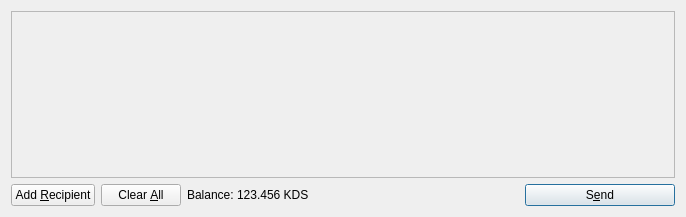
<?xml version="1.0" encoding="UTF-8"?>
<ui version="4.0">
 <class>SendCoinsDialog</class>
 <widget class="QDialog" name="SendCoinsDialog">
  <property name="geometry">
   <rect>
    <x>0</x>
    <y>0</y>
    <width>686</width>
    <height>217</height>
   </rect>
  </property>
  <property name="windowTitle">
   <string>Send Coins</string>
  </property>
  <layout class="QVBoxLayout" name="verticalLayout">
   <item>
    <widget class="QScrollArea" name="scrollArea">
     <property name="widgetResizable">
      <bool>true</bool>
     </property>
     <widget class="QWidget" name="scrollAreaWidgetContents">
      <property name="geometry">
       <rect>
        <x>0</x>
        <y>0</y>
        <width>666</width>
        <height>165</height>
       </rect>
      </property>
      <layout class="QVBoxLayout" name="verticalLayout_2">
       <property name="margin">
        <number>0</number>
       </property>
       <item>
        <layout class="QVBoxLayout" name="entries">
         <property name="spacing">
          <number>6</number>
         </property>
        </layout>
       </item>
       <item>
        <spacer name="verticalSpacer">
         <property name="orientation">
          <enum>Qt::Vertical</enum>
         </property>
         <property name="sizeHint" stdset="0">
          <size>
           <width>20</width>
           <height>40</height>
          </size>
         </property>
        </spacer>
       </item>
      </layout>
     </widget>
    </widget>
   </item>
   <item>
    <layout class="QHBoxLayout" name="horizontalLayout">
     <item>
      <widget class="QPushButton" name="addButton">
       <property name="toolTip">
        <string>Send to multiple recipients at once</string>
       </property>
       <property name="text">
        <string>Add &amp;Recipient</string>
       </property>
       <property name="icon">
        <iconset resource="../bitcoin.qrc">
         <normaloff>:/icons/add</normaloff>:/icons/add</iconset>
       </property>
       <property name="autoDefault">
        <bool>false</bool>
       </property>
      </widget>
     </item>
     <item>
      <widget class="QPushButton" name="clearButton">
       <property name="sizePolicy">
        <sizepolicy hsizetype="Minimum" vsizetype="Fixed">
         <horstretch>0</horstretch>
         <verstretch>0</verstretch>
        </sizepolicy>
       </property>
       <property name="toolTip">
        <string>Remove all transaction fields</string>
       </property>
       <property name="text">
        <string>Clear &amp;All</string>
       </property>
       <property name="icon">
        <iconset resource="../bitcoin.qrc">
         <normaloff>:/icons/remove</normaloff>:/icons/remove</iconset>
       </property>
       <property name="autoRepeatDelay">
        <number>300</number>
       </property>
       <property name="autoDefault">
        <bool>false</bool>
       </property>
      </widget>
     </item>
     <item>
      <layout class="QHBoxLayout" name="horizontalLayout_2">
       <property name="spacing">
        <number>3</number>
       </property>
       <item>
        <widget class="QLabel" name="label">
         <property name="text">
          <string>Balance:</string>
         </property>
        </widget>
       </item>
       <item>
        <widget class="QLabel" name="labelBalance">
         <property name="cursor">
          <cursorShape>IBeamCursor</cursorShape>
         </property>
         <property name="text">
          <string>123.456 KDS</string>
         </property>
         <property name="textInteractionFlags">
          <set>Qt::LinksAccessibleByMouse|Qt::TextSelectableByKeyboard|Qt::TextSelectableByMouse</set>
         </property>
        </widget>
       </item>
      </layout>
     </item>
     <item>
      <spacer name="horizontalSpacer">
       <property name="orientation">
        <enum>Qt::Horizontal</enum>
       </property>
       <property name="sizeHint" stdset="0">
        <size>
         <width>40</width>
         <height>20</height>
        </size>
       </property>
      </spacer>
     </item>
     <item>
      <widget class="QPushButton" name="sendButton">
       <property name="minimumSize">
        <size>
         <width>150</width>
         <height>0</height>
        </size>
       </property>
       <property name="toolTip">
        <string>Confirm the send action</string>
       </property>
       <property name="text">
        <string>S&amp;end</string>
       </property>
       <property name="icon">
        <iconset resource="../bitcoin.qrc">
         <normaloff>:/icons/send</normaloff>:/icons/send</iconset>
       </property>
       <property name="default">
        <bool>true</bool>
       </property>
      </widget>
     </item>
    </layout>
   </item>
  </layout>
 </widget>
 <resources>
  <include location="../bitcoin.qrc"/>
 </resources>
 <connections/>
</ui>
